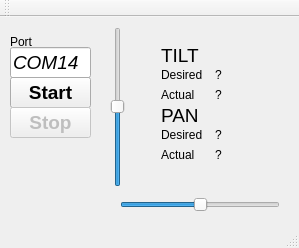
<?xml version="1.0" encoding="UTF-8"?>
<ui version="4.0">
 <class>MainWindow</class>
 <widget class="QMainWindow" name="MainWindow">
  <property name="geometry">
   <rect>
    <x>0</x>
    <y>0</y>
    <width>299</width>
    <height>248</height>
   </rect>
  </property>
  <property name="windowTitle">
   <string>MainWindow</string>
  </property>
  <widget class="QWidget" name="centralWidget">
   <widget class="QPushButton" name="Start_pushButton">
    <property name="geometry">
     <rect>
      <x>10</x>
      <y>60</y>
      <width>81</width>
      <height>31</height>
     </rect>
    </property>
    <property name="font">
     <font>
      <pointsize>14</pointsize>
      <weight>75</weight>
      <bold>true</bold>
     </font>
    </property>
    <property name="text">
     <string>Start</string>
    </property>
   </widget>
   <widget class="QPushButton" name="Stop_pushButton">
    <property name="enabled">
     <bool>false</bool>
    </property>
    <property name="geometry">
     <rect>
      <x>10</x>
      <y>90</y>
      <width>81</width>
      <height>31</height>
     </rect>
    </property>
    <property name="font">
     <font>
      <pointsize>14</pointsize>
      <weight>75</weight>
      <bold>true</bold>
     </font>
    </property>
    <property name="text">
     <string>Stop</string>
    </property>
   </widget>
   <widget class="QSlider" name="PanPercentage_horizontalSlider">
    <property name="geometry">
     <rect>
      <x>120</x>
      <y>180</y>
      <width>160</width>
      <height>16</height>
     </rect>
    </property>
    <property name="value">
     <number>50</number>
    </property>
    <property name="orientation">
     <enum>Qt::Horizontal</enum>
    </property>
   </widget>
   <widget class="QSlider" name="TiltPercentage_verticalSlider">
    <property name="geometry">
     <rect>
      <x>110</x>
      <y>10</y>
      <width>16</width>
      <height>160</height>
     </rect>
    </property>
    <property name="value">
     <number>50</number>
    </property>
    <property name="sliderPosition">
     <number>50</number>
    </property>
    <property name="orientation">
     <enum>Qt::Vertical</enum>
    </property>
   </widget>
   <widget class="QWidget" name="gridLayoutWidget_2">
    <property name="geometry">
     <rect>
      <x>150</x>
      <y>20</y>
      <width>124</width>
      <height>136</height>
     </rect>
    </property>
    <layout class="QGridLayout" name="gridLayout_2">
     <item row="2" column="0">
      <widget class="QLabel" name="ActualTiltPoseTitle_label">
       <property name="text">
        <string>Actual</string>
       </property>
      </widget>
     </item>
     <item row="1" column="0">
      <widget class="QLabel" name="DesiredTiltPoseTitle_label">
       <property name="text">
        <string>Desired</string>
       </property>
      </widget>
     </item>
     <item row="1" column="1">
      <widget class="QLabel" name="DesiredTiltPoseValue_label">
       <property name="text">
        <string>?</string>
       </property>
      </widget>
     </item>
     <item row="2" column="1">
      <widget class="QLabel" name="ActualTiltPoseValue_label">
       <property name="text">
        <string>?</string>
       </property>
      </widget>
     </item>
     <item row="0" column="0">
      <widget class="QLabel" name="TiltTitle_label">
       <property name="font">
        <font>
         <pointsize>14</pointsize>
        </font>
       </property>
       <property name="text">
        <string>TILT</string>
       </property>
      </widget>
     </item>
     <item row="3" column="0">
      <spacer name="verticalSpacer">
       <property name="orientation">
        <enum>Qt::Vertical</enum>
       </property>
       <property name="sizeHint" stdset="0">
        <size>
         <width>20</width>
         <height>40</height>
        </size>
       </property>
      </spacer>
     </item>
     <item row="4" column="0">
      <widget class="QLabel" name="PanTitle_label">
       <property name="font">
        <font>
         <pointsize>14</pointsize>
        </font>
       </property>
       <property name="text">
        <string>PAN</string>
       </property>
      </widget>
     </item>
     <item row="5" column="0">
      <widget class="QLabel" name="DesiredPanPoseTitle_label">
       <property name="text">
        <string>Desired</string>
       </property>
      </widget>
     </item>
     <item row="5" column="1">
      <widget class="QLabel" name="DesiredPanPoseValue_label">
       <property name="text">
        <string>?</string>
       </property>
      </widget>
     </item>
     <item row="6" column="0">
      <widget class="QLabel" name="ActualPanPoseTitle_label">
       <property name="text">
        <string>Actual</string>
       </property>
      </widget>
     </item>
     <item row="6" column="1">
      <widget class="QLabel" name="ActualPanPoseValue_label">
       <property name="text">
        <string>?</string>
       </property>
      </widget>
     </item>
    </layout>
   </widget>
   <widget class="QLineEdit" name="PortName_lineEdit">
    <property name="geometry">
     <rect>
      <x>10</x>
      <y>30</y>
      <width>81</width>
      <height>31</height>
     </rect>
    </property>
    <property name="font">
     <font>
      <pointsize>14</pointsize>
      <italic>true</italic>
     </font>
    </property>
    <property name="text">
     <string>COM14</string>
    </property>
   </widget>
   <widget class="QLabel" name="PortNameTitle_label">
    <property name="geometry">
     <rect>
      <x>10</x>
      <y>20</y>
      <width>46</width>
      <height>10</height>
     </rect>
    </property>
    <property name="text">
     <string>Port</string>
    </property>
   </widget>
  </widget>
  <widget class="QMenuBar" name="menuBar">
   <property name="geometry">
    <rect>
     <x>0</x>
     <y>0</y>
     <width>299</width>
     <height>24</height>
    </rect>
   </property>
  </widget>
  <widget class="QToolBar" name="mainToolBar">
   <attribute name="toolBarArea">
    <enum>TopToolBarArea</enum>
   </attribute>
   <attribute name="toolBarBreak">
    <bool>false</bool>
   </attribute>
  </widget>
  <widget class="QStatusBar" name="statusBar"/>
 </widget>
 <layoutdefault spacing="6" margin="11"/>
 <resources/>
 <connections/>
</ui>
